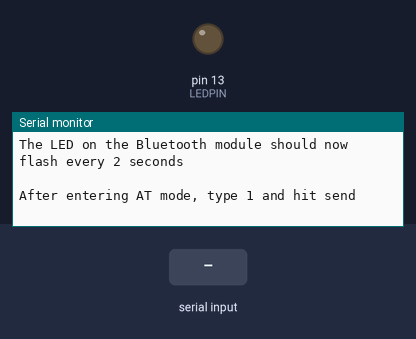
The sketch below on a simulated Arduino Mega 2560, built with avr-gcc and run on an emulated ATmega2560. Shown: output pins drawn as LEDs (lit = HIGH), the last lines printed to the serial monitor. Inputs (shaded band) come from the test bench.

Above: at 0.9 s.
1.0 s: "1" received over Serial
At 1.09 s:
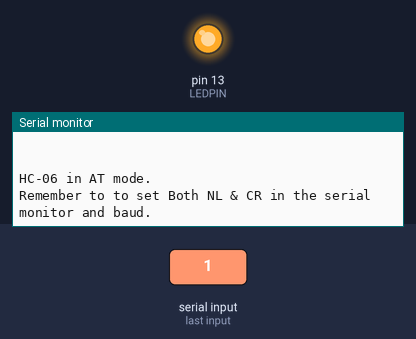
2.5 s: "1" received over the second serial link
At 3.2 s:
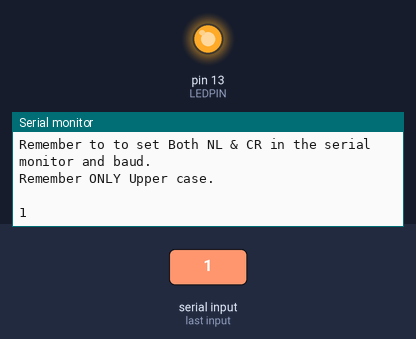

The sketch:

Part1.ino
```cpp
//MTRN4110 Phase A
//Part 1
// AT Mode 'OK'
//Liam Ho z5114385
/*
1. The demonstrator inputs “AT” in the serial monitor of Bluetooth and receives a response “OK” (2)
*/


/////////////////////
// PUT IN "BOTH NL & CR MODE" !!!!!!!!!
/////////////////////


char InSerial = '0';
const byte  LEDPIN = 13;  //On board LED

void setup()
{
    pinMode(LEDPIN, OUTPUT); //Set pin to output

    // communication with the host computer
    Serial.begin(9600);  //for serial monitor
    Serial.println("Do not power the Bluetooth module");
    Serial.println(" ");
    Serial.println("On the Bluetooth module, plug the EN pin, then plug power");
    Serial.println("The LED on the Bluetooth module should now flash every 2 seconds");
    Serial.println(" ");
    Serial.println("After entering AT mode, type 1 and hit send");
    Serial.println(" ");


    // wait for the user to type "1" in the serial monitor
    while (Serial.read() !='1')
    {
        if ( Serial1.available() )
        {
          InSerial = Serial1.read();
        }
    }


    // communication with the BT module on serial1
    Serial1.begin(38400);

    // LED to show we have started the serial channels
    digitalWrite(LEDPIN, HIGH);

    Serial.println(" ");
    Serial.println("HC-06 in AT mode.");
    Serial.println("Remember to to set Both NL & CR in the serial monitor and baud.");
    Serial.println("Remember ONLY Upper case.");
    Serial.println(" ");
}

void loop()
{
    // listen for communication from the BT module and then write it to the serial monitor
    if (Serial1.available())
    {
      Serial.write(Serial1.read());
    }

    // listen for user input and send it to the HC-06
   if (Serial.available())
   {
    Serial1.write(Serial.read());
   }
}
```

Measured:
- after the input at 1.0 s, the serial monitor: prints a new line at once (image 1)
- after the input at 2.5 s, the serial monitor: prints a new line at once (image 2)
